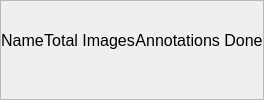
              <widget class="QFrame" name="frame">
               <property name="frameShape">
                <enum>QFrame::StyledPanel</enum>
               </property>
               <property name="frameShadow">
                <enum>QFrame::Raised</enum>
               </property>
               <layout class="QHBoxLayout" name="horizontalLayout_8">
                <property name="spacing">
                 <number>0</number>
                </property>
                <property name="leftMargin">
                 <number>0</number>
                </property>
                <property name="topMargin">
                 <number>0</number>
                </property>
                <property name="rightMargin">
                 <number>0</number>
                </property>
                <property name="bottomMargin">
                 <number>20</number>
                </property>
                <item>
                 <widget class="QLabel" name="label_2">
                  <property name="font">
                   <font>
                    <pointsize>12</pointsize>
                   </font>
                  </property>
                  <property name="text">
                   <string>Name</string>
                  </property>
                  <property name="alignment">
                   <set>Qt::AlignCenter</set>
                  </property>
                 </widget>
                </item>
                <item>
                 <widget class="QLabel" name="label_3">
                  <property name="font">
                   <font>
                    <pointsize>12</pointsize>
                   </font>
                  </property>
                  <property name="text">
                   <string>Total Images</string>
                  </property>
                  <property name="alignment">
                   <set>Qt::AlignCenter</set>
                  </property>
                 </widget>
                </item>
                <item>
                 <widget class="QLabel" name="label_4">
                  <property name="font">
                   <font>
                    <pointsize>12</pointsize>
                   </font>
                  </property>
                  <property name="text">
                   <string>Annotations Done</string>
                  </property>
                  <property name="alignment">
                   <set>Qt::AlignCenter</set>
                  </property>
                 </widget>
                </item>
               </layout>
              </widget>
